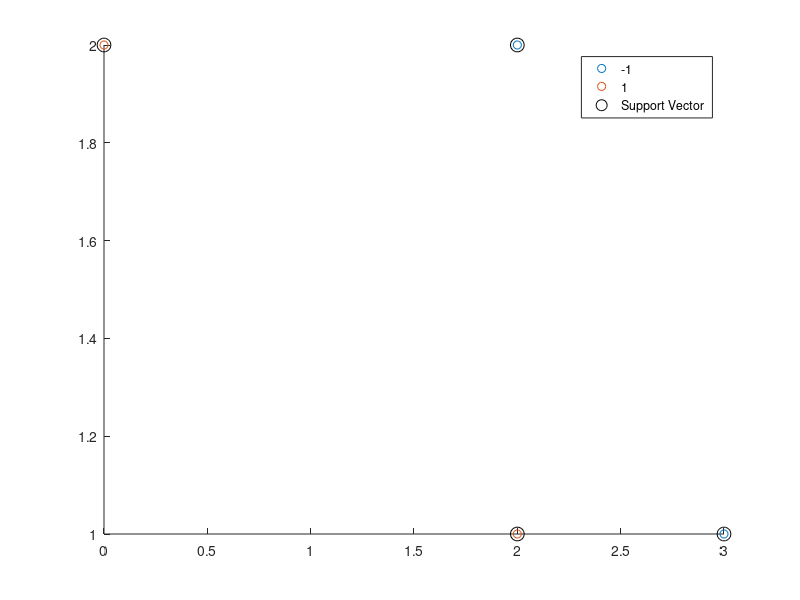

The MATLAB script that drew this image:
clear all
close all

% Points
x = zeros(3,2)
x(1,:,:) = [0,2];
x(2,:,:) = [3,1];
x(3,:,:) = [2,1];
x(4,:,:) = [2,2];

% Labels
y = zeros(4,1);
y(1) = 1;
y(2) = -1;
y(3) = 1;
y(4) = -1;

SVMModel = fitcsvm(x,y);
sv = SVMModel.SupportVectors;

figure
gscatter(x(:,1),x(:,2),y)
hold on
plot(sv(:,1),sv(:,2),'ko','MarkerSize',10)
legend('-1','1','Support Vector')
hold off